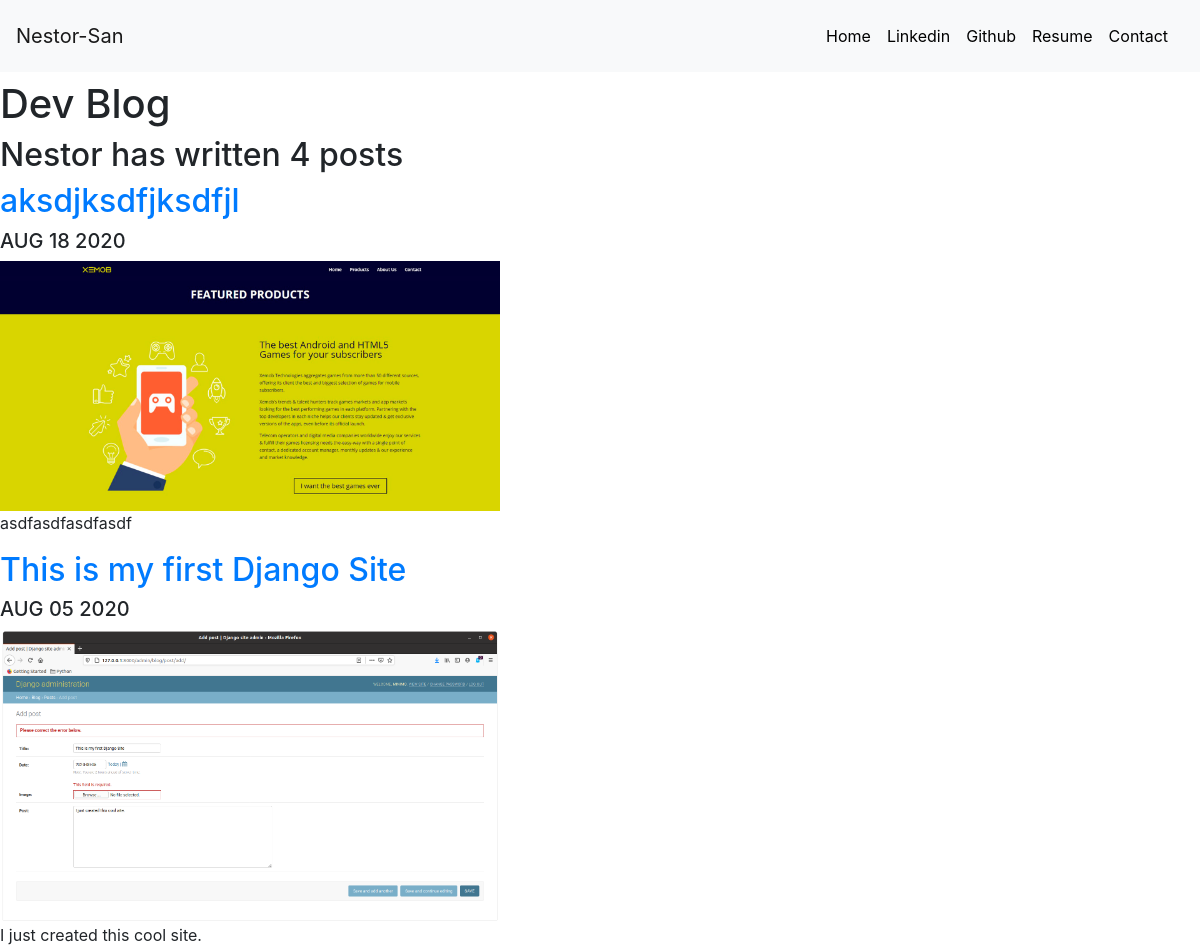
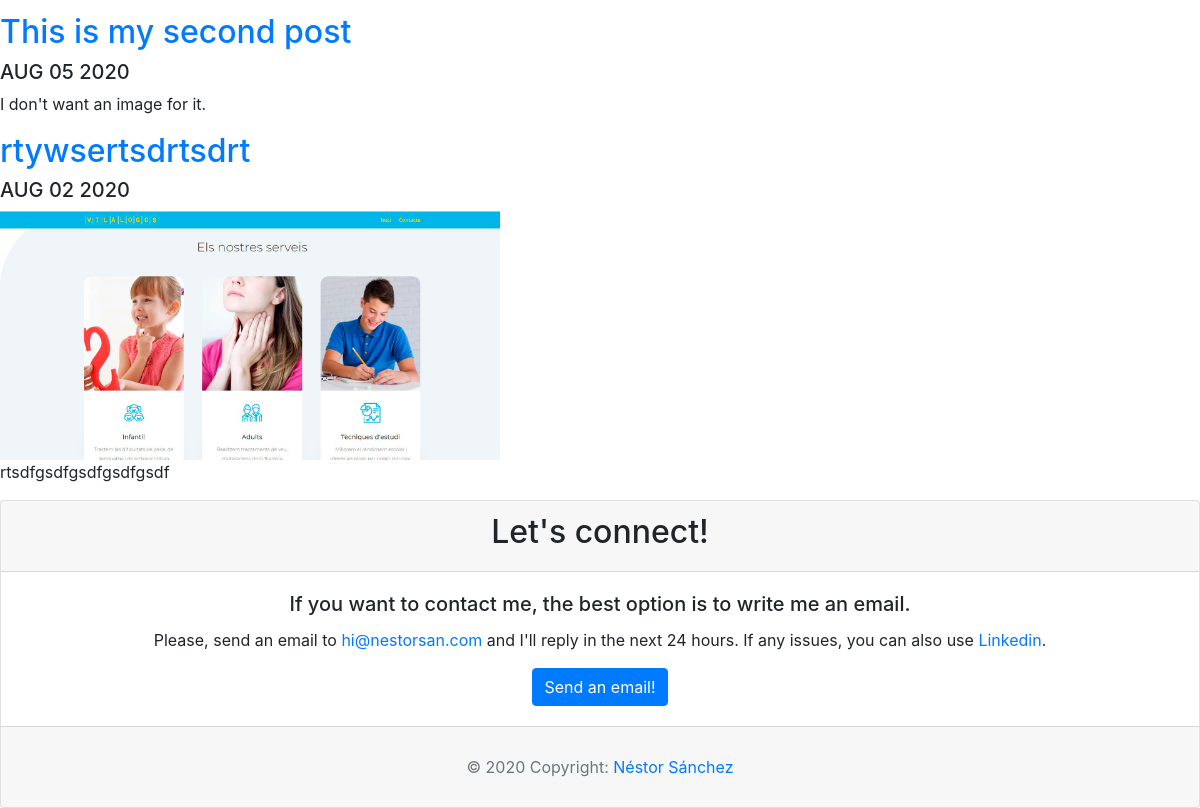
Screenshot of /blog/ with the database file from the repository (2 pictures, top to bottom).
### blog/models.py (models this page shows, shortened)
class Post(models.Model):
    title = models.CharField(max_length=200)
    date = models.DateField()
    image = models.ImageField(upload_to='blog/images', blank=True)
    post = models.TextField()

### blog/views.py (the view)
# urls.py: path('', views.all_blogs, name='all_blogs'),
def all_blogs(request):
    posts = Post.objects.order_by('-date')
    return render(request, 'blog/all_blogs.html', {'posts': posts})

### blog/templates/blog/all_blogs.html
{% extends 'portfolio/base.html' %}
{% block content %}
<h1>Dev Blog</h1>
<h2>Nestor has written {{posts.count}} post{{posts.count|pluralize}}</h2>
{% for post in posts %}
<a href="{% url 'detail' post.id %}"><h2>{{post.title}}</h2></a>
<h5>{{ post.date|date:'M d Y'|upper }}</h5>
{% if post.image %}
<img src="{{post.image.url}}" width=500>
{% endif %}
<p>{{ post.post|striptags|truncatechars:250 }} </p>
{% endfor %}
{% endblock %}

### portfolio/templates/custom.css (style rules this page uses)
body { font-family: 'Lato', sans-serif; }

### rows the page displays
Post: title "aksdjksdfjksdfjl", date "AUG 18 2020", image (picture), post "asdfasdfasdfasdf"
Post: title "This is my first Django Site", date "AUG 05 2020", image (picture), post "I just created this cool site."
Post: title "This is my second post", date "AUG 05 2020", post "I don't want an image for it."
Post: title "rtywsertsdrtsdrt", date "AUG 02 2020", image (picture), post "rtsdfgsdfgsdfgsdfgsdf"

### other values shown
{{ posts.count }} "4"
